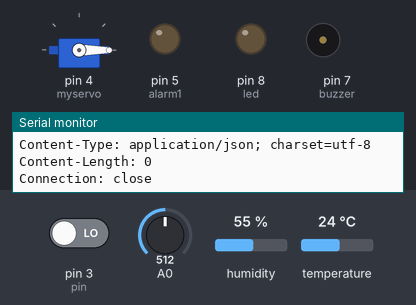
Bench run of a sketch on a simulated Arduino Uno, built with avr-gcc and run on an emulated ATmega328P. On the bench: servo, output pins drawn as LEDs (lit = HIGH), buzzer (waves = sounding), the last lines printed to the serial monitor. Wiring (inferred from the names in the program): DHT11 sensor: data pin 2. The inputs (shaded band) are chosen by the test bench; at power-on: A0 = 512, pin 3 (pin) LOW, humidity 55 %, temperature 24 °C. WiFi joins after 1.5 s; servers stay silent unless stated; uploads are accepted with an empty reply.

Above: at 3.7 s.
3.8 s: A0 set to 984
8.6 s: A0 set to 1009
At 9.4 s:
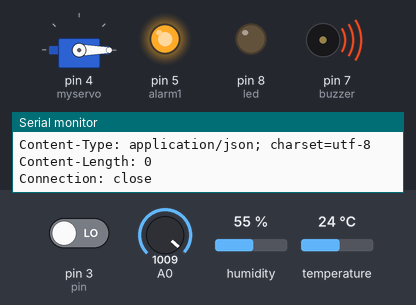
16.4 s: A0 set to 990
At 17.4 s:
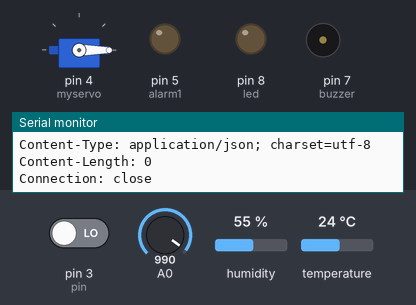
21.2 s: A0 set to 1010
At 23.3 s:
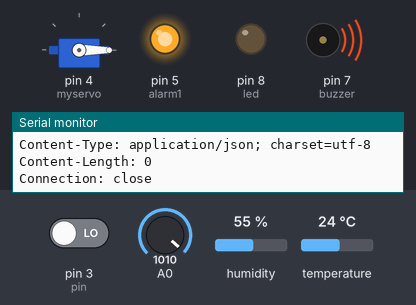
Timing chart, 0 to 30.3 s (numbered marks = the images above; inputs shaded):
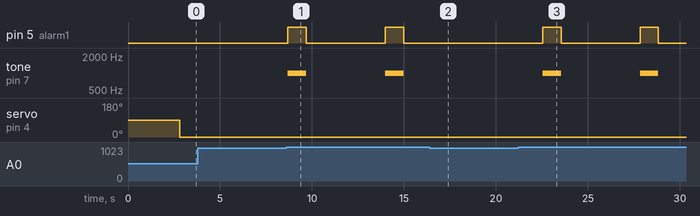

The sketch:

smarthome-ethernet.ino
```cpp
#include <Ethernet2.h>
#include <DHT.h>
#include <UbidotsEthernet.h>
#include <SPI.h>
#include <Servo.h>
#include <Adafruit_Sensor.h>

#define TOKEN "YyodYC5Kx6UX1t9XK9VKFwULlbx40B"
#define ID "5850e40f76254265cfe73650"
#define ID1 "5850e3d77625426643c3cd98"
#define ID2 "5850e43176254265f83bc0c2"
#define ID3 "586e033376254216ca493253"
#define ID4 "586e02eb76254216d6c0a935"
#define ID5 "586e403576254216cf3c33d6"

#define DHTTYPE DHT11
#define DHTPIN 2
int pin = 3;
int led = 8;
int alarm1 = 5;
const int buzzer = 7;
int light = 1;
DHT dht(DHTPIN, DHTTYPE);
Ubidots client (TOKEN);
Servo myservo;

byte mac[] = { 0x90, 0xA2, 0xDA, 0x10, 0x7B, 0x43 };
IPAddress ip(192, 168, 1, 105);

void setup() {
  Serial.begin(9600);
  pinMode (pin, INPUT);
  pinMode (led, OUTPUT);
  pinMode(buzzer, OUTPUT);
  pinMode(alarm1, OUTPUT);
  myservo.attach(4);
    if (Ethernet.begin(mac) == 0)
    {
      Serial.println("Failed to configure Ethernet using DHCP");
      Ethernet.begin(mac, ip);
    }
    delay(1000);
    Serial.println("Initialization complete");
}
void loop() {
    int control = client.getValue(ID4);
    if (control == 1) myservo.write(90);
    else myservo.write(0);
    delay(1000);
    int light = client.getValue(ID5);
    if (light == 1) digitalWrite(led,HIGH);
    else digitalWrite(led,LOW);
    delay(1000);
    float hum = dht.readHumidity();
    float temp = dht.readTemperature();
    int door = digitalRead (pin);
    float co = analogRead(A0);
    if (co >= 1000)
    {
      tone(buzzer, 1000); // Send 1KHz sound signal...
      digitalWrite(alarm1,HIGH);
      delay(1000);        // ...for 1 sec
      noTone(buzzer);     // Stop sound...
      digitalWrite(alarm1,LOW);
      delay(1000);        // ...for 1sec
    }
    client.add(ID, hum);
    client.add(ID1, temp);
    client.add(ID2, co);
    client.add(ID3, door);
    client.sendAll();
    Serial.println ("Humidity: "+String(hum)+"%, Temperature: "+String(temp)+"°C, CO level: "+String(co)+" ppm\n");
}
```

Measured:
- the behaviour switches between 999 and 1000 on A0 (found by bisection; images 0 and 1)
- after the input at 8.6 s, pin 5 (alarm1): alternates HIGH for 1.0 s and LOW for 4.3 s, starting after 0.09 s; tone on pin 7 (buzzer): alternates 1000 Hz for 1.0 s and silent for 4.3 s, starting after 0.09 s
- after the input at 16.4 s, pin 5 (alarm1): stays LOW (without the input it goes to HIGH after 2.9 s); tone on pin 7 (buzzer): stays silent (without the input it goes to 1000 Hz after 2.9 s)
- after the input at 21.2 s, pin 5 (alarm1): alternates HIGH for 1.0 s and LOW for 4.3 s, starting after 1.3 s; tone on pin 7 (buzzer): alternates 1000 Hz for 1.0 s and silent for 4.3 s, starting after 1.3 s
